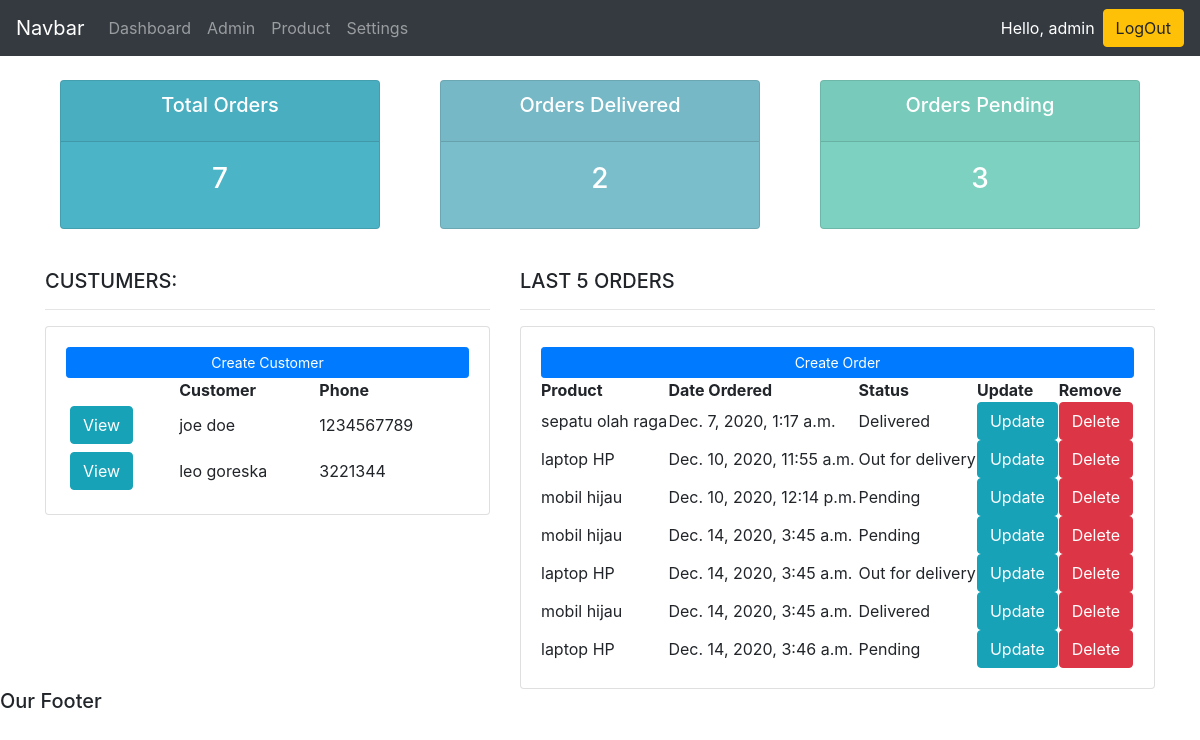
The app's page / (signed in), older data.
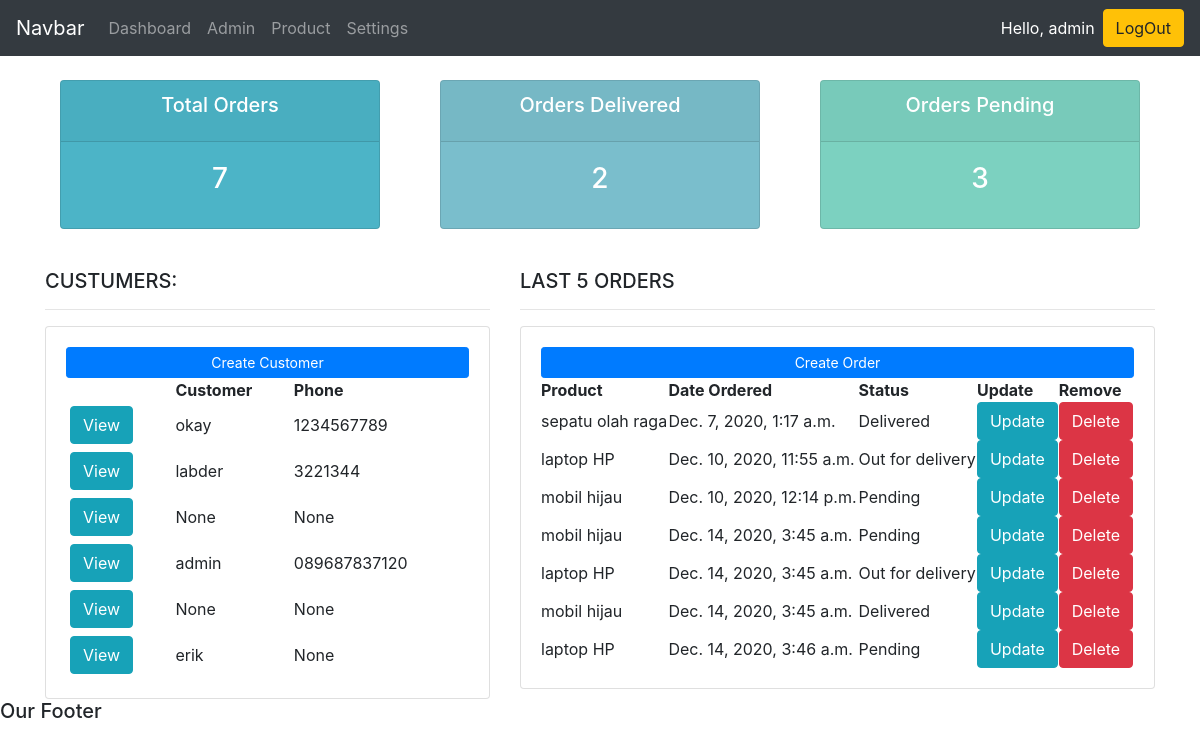
The same page, newer data.
### accounts/models.py (models this page shows, shortened)
class Customer(models.Model):
    user = models.OneToOneField(User, null=True, blank=True, on_delete=models.CASCADE)
    name = models.CharField(max_length=200, null=True)
    phone = models.CharField(max_length=200, null=True)
    email = models.CharField(max_length=200, null=True)
    profile_pic = models.ImageField(default="images_003.jpeg", null=True, blank=True)
    date_created = models.DateTimeField(auto_now_add=True, null=True)

class Order(models.Model):
    STATUS = (
        ('Pending', 'Pending'),
        ('Out for delivery', 'Out for delivery'),
        ('Delivered', 'Delivered'),
    )
    customer = models.ForeignKey(Customer, null=True, on_delete=models.SET_NULL)
    product = models.ForeignKey(Product, null=True, on_delete=models.SET_NULL)
    date_created = models.DateTimeField(auto_now_add=True, null=True)
    status = models.CharField(max_length=200, null=True, choices=STATUS)
    note = models.CharField(max_length=1000, null=True)

class Product(models.Model):
    CATEGORY = (
        ('Indoor', 'Indoor'),
        ('Out Door', 'Out Door')
    )
    name = models.CharField(max_length=200, null=True)
    price = models.FloatField(null=True)
    category = models.CharField(max_length=200, null=True, choices=CATEGORY)
    description = models.CharField(max_length=200, null=True, blank=True)
    tag = models.ManyToManyField(Tag)
    date_created = models.DateTimeField(auto_now_add=True, null=True)
    def __str__(self):
        return self.name

### accounts/decorators.py (the view)
    def wrapper_func(request, *args, **kwargs):
        group = None
        if (request.user.groups.exists()):
            group = request.user.groups.all()[0].name
        if (group == 'customer'):
            return redirect('user_page')
        if (group == 'admin'):
            return view_func(request, *args, **kwargs)

### accounts/views.py (called while the page is built)
@login_required(login_url='login')
@admin_only
def home(request):
    orders = Order.objects.all()
    customers = Customer.objects.all()
    total_customers = customers.count()
    total_orders = orders.count()
    delivered = orders.filter(status='Delivered').count()
    pending = orders.filter(status='Pending').count()
    context = {
        'orders': orders,
        'customers': customers,
        'total_customers': total_customers,
        'total_orders': total_orders,
        'delivered': delivered,
        'pending': pending,
    }
    return render(request, 'accounts/dasboard.html', context)

### accounts/templates/accounts/dasboard.html
{% extends 'accounts/main.html' %}
{% block content %}
    {% include 'accounts/status.html' %}
    <br>
    <div class="row">
        <div class="col-md-5">
            <h5>CUSTUMERS:</h5>
            <hr>
            <div class="card card-body">
                <a href="#" class="btn btn-primary btn-sm btn-block">
                    Create Customer
                </a>
                <table class="table-hover">
                    <tr>
                        <th></th>
                        <th>Customer</th>
                        <th>Phone</th>
                    </tr>
                    {% for customer in customers %}
                        <tr>
                            <td><a href="{% url 'customer' customer.id %}" class="btn btn-info m-1">View</a></td>
                            <td>{{ customer.name }}</td>
                            <td>{{ customer.phone }}</td>
                        </tr>
                    {% endfor %}
                </table>
            </div>
        </div>
        <div class="col-md-7">
            <h5>LAST 5 ORDERS</h5>
            <hr>
            <div class="card card-body">
                <a href="#" class="btn btn-primary btn-sm btn-block">
                    Create Order
                </a>
                <table>
                    <tr>
                        <th>Product</th>
                        <th>Date Ordered</th>
                        <th>Status</th>
                        <th>Update</th>
                        <th>Remove</th>
                    </tr>
                    {% for order in orders %}
                        <tr>
                            <td>{{ order.product }}</td>
                            <td>{{ order.date_created }}</td>
                            <td>{{ order.status }}</td>
                            <td><a href="{% url 'update_order' order.id %}" class="btn btn-info">Update</a></td>
                            <td><a href="{% url 'delete_order' order.id %}" class="btn btn-danger">Delete</a></td>
                        </tr>
                    {% endfor %}
                </table>
            </div>
        </div>
    </div>
{% endblock content %}

### accounts/templates/accounts/main.html (shortened to what this page needs)
{% load static %}
<!DOCTYPE html>
<html lang="en">
<head>
    <link rel="stylesheet" href="{% static 'css/style.css' %}">
    <link rel="stylesheet" href="{% static 'css/bootstrap.min.css' %}">
    <link rel="stylesheet" href="{% static 'css/font-awesome.min.css' %}">
</head>
<body style="overflow-x: hidden;">
    {% include 'accounts/navbar.html' %}
    <div class="container">
        {% block content %}
        {% endblock content %}
    </div>
    <h5>Our Footer</h5>
</body>
</html>

### accounts/templates/accounts/navbar.html (shortened to what this page needs)
<nav class="navbar navbar-expand-lg navbar-dark bg-dark">
    <a href="#" class="navbar-brand">Navbar</a>
    <div class="collapse navbar-collapse" id="navbarNav">
        <ul class="navbar-nav">
            {% if request.user.is_staff %}
                <li class="nav-item">
                    <a href="{% url 'home' %}" class="nav-link">Dashboard</a>
                </li>
                <li class="nav-item">
                    <a href="/admin" class="nav-link">Admin</a>
                </li>
            {% endif %}
            <li class="nav-item">
                <a href="{% url 'products' %}" class="nav-link">Product</a>
            </li>
            <li class="nav-item">
                <a href="{% url 'account' %}" class="nav-link">Settings</a>
            </li>
        </ul>
    </div>
    {% if request.user.is_authenticated %}
        <span id="hello-msg" class="text-white mr-2">Hello, {{ request.user }}</span>
        <span><a href="{% url 'logout' %}" class="btn btn-warning">LogOut</a></span>
    {% else %}
        <span class="text-white"><a href="{% url 'login' %}" class="btn btn-success text-white mr-2">Login</a></span>
        <span class="text-white"><a href="{% url 'register' %}" class="btn btn-info text-white">register</a></span>
    {% endif %}
</nav>

### accounts/templates/accounts/status.html (shortened to what this page needs)
<br>
<div class="row">
    <div class="col-4">
        <div class="col-md">
            <div class="card text-center text-white mb-3" id="total-orders">
                <div class="card-header">
                    <h5 class="card-title">
                        Total Orders
                    </h5>
                </div>
                <div class="card-body">
                    <h3 class="card-title">{{ total_orders }}</h3>
                </div>
            </div>
        </div>
    </div>
    <div class="col-4">
        <div class="col-md">
            <div class="card text-center text-white mb-3" id="total-delivered">
                <div class="card-header">
                    <h5 class="card-title">
                        Orders Delivered
                    </h5>
                </div>
                <div class="card-body">
                    <h3 class="card-title">{{ delivered }}</h3>
                </div>
            </div>
        </div>
    </div>
    <div class="col-4">
        <div class="col-md">
            <div class="card text-center text-white mb-3" id="total-pending">
                <div class="card-header">
                    <h5 class="card-title">
                        Orders Pending
                    </h5>
                </div>
                <div class="card-body">
                    <h3 class="card-title">{{ pending }}</h3>
                </div>
            </div>
        </div>
    </div>
</div>

### static/css/style.css (style rules this page uses)
* { padding: 0; margin: 0; -webkit-box-sizing: border-box; box-sizing: border-box; }
body { background-color: #ebeff5; }
#total-orders { background-color: #4cb4c7; }
#total-delivered { background-color: #7abecc; }
#total-pending { background-color: #7cd1c0; }

Row changes from the older to the newer data that the page shows:
changed Customer: name "joe doe" → "okay"
changed Customer: name "leo goreska" → "labder"
added Customer: name "None", phone "None"
added Customer: name "admin", phone "089687837120"
added Customer: name "None", phone "None"
added Customer: name "erik", phone "None"
